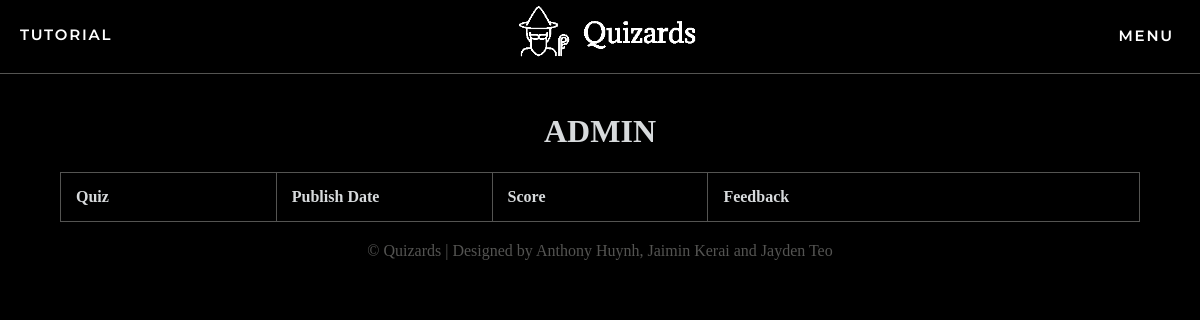
The app's page /assessments/ADMIN (signed in), older data.
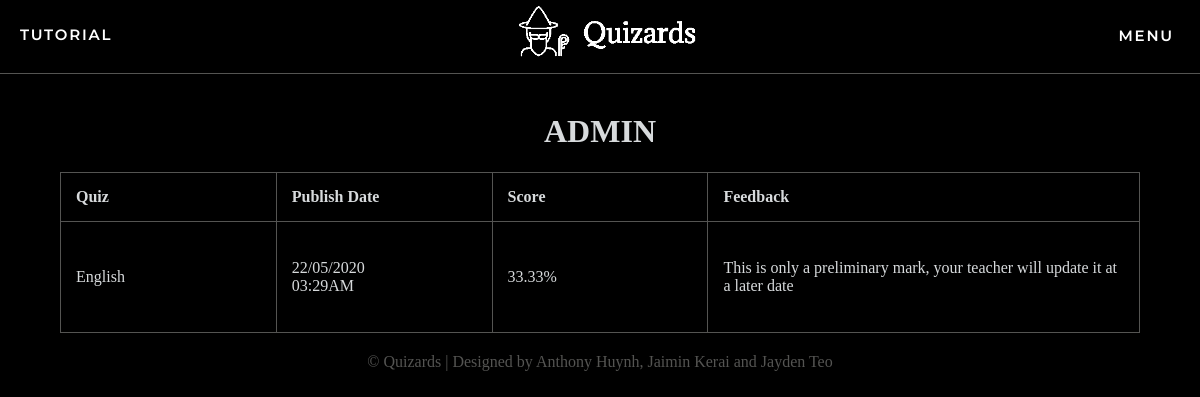
The same page, newer data.
### app/models.py (models this page shows, shortened)
class quizMarks(db.Model):
    quizMarks_id = db.Column(db.Integer, primary_key = True, autoincrement=True, unique=True)
    user_id = db.Column(db.Integer, db.ForeignKey('user.id'))
    quiz_id = db.Column(db.Integer, db.ForeignKey('quizzes.id'))
    mark = db.Column(db.Float)
    feedback = db.Column(db.String(500))

class Quizzes(db.Model):
    id = db.Column(db.Integer, primary_key=True, autoincrement=True, unique=True)
    name = db.Column(db.String(64))
    description = db.Column(db.String(255))
    questions = db.relationship('Questions', backref='Quizzes', lazy='dynamic')
    mcquestion = db.relationship('multiChoice', backref='MCQuizzes', lazy='dynamic')
    longquestions = db.relationship('LongQuestions', backref='LongQuizzes', lazy='dynamic')
    author_id = db.Column(db.Integer, db.ForeignKey('user.id'))
    pub_date = db.Column(db.DateTime, index=True, default=datetime.utcnow)
    quizMarks = db.relationship('quizMarks', backref='quizMarks', lazy='dynamic')
    posts= db.relationship('Post', backref='post', lazy='dynamic')

### app/routes.py (the view)
@app.route('/assessments/<username>')
@login_required
def assessments(username):
    if username != current_user.username:
        abort(403)
    user = User.query.filter_by(username=username).first_or_404()
    page = request.args.get('page', 1, type=int)
    posts = user.posts.order_by(Post.timestamp.desc()).paginate(
        page, app.config['POSTS_PER_PAGE'], False)
    quizzes = user.marksOf.paginate(page, app.config['POSTS_PER_PAGE'], False)
    next_url = url_for('assessments', page=quizzes.next_num) \
        if quizzes.has_next else None
    prev_url = url_for('assessments', page=quizzes.prev_num) \
        if quizzes.has_prev else None
    return render_template('assessments.html', user=user, posts=posts.items, quizzes=quizzes.items)

### app/models.py (called while the page is built)
@login.user_loader
def load_user(id):
    return User.query.get(int(id))

### app/routes.py (called while the page is built)
@app.before_request
def before_request():
    if current_user.is_authenticated:
        g.user = load_user(current_user.id)
        current_user.last_seen = datetime.utcnow()
        db.session.commit()

### app/templates/assessments.html
{% extends "base.html" %}
{% block content %}
    <h1>{{ user.username }}</h1>
    <div style="overflow-x:auto;">
    <table class="assessments">
        <tr>
            <th>Quiz</th>
            <th>Publish Date</th>
            <th>Score</th>
            <th colspan="2">Feedback</th>
        </tr>
        {% for quiz in quizzes %}
            <tr>
                <td>{{ quiz.quizMarks.name }}</td>
                <td>
                    {{ quiz.quizMarks.pub_date.strftime('%d/%m/%Y') }} </br>
                    {{ quiz.quizMarks.pub_date.strftime('%I:%M%p') }}
                </td>
                <td>{{ quiz.mark }}%</td>
                <td colspan="2">{{ quiz.feedback }}</td>
            </tr>
        {% endfor %}
    </table>
    </div>
{% endblock %}

Row changes from the older to the newer data that the page shows:
added quizMarks: quizMarks.name "English", quizMarks.pub_date "22/05/2020", quizMarks.pub_date "03:29AM", mark "33.33", feedback "This is only a preliminary mark, your teacher will update it at a later date"
